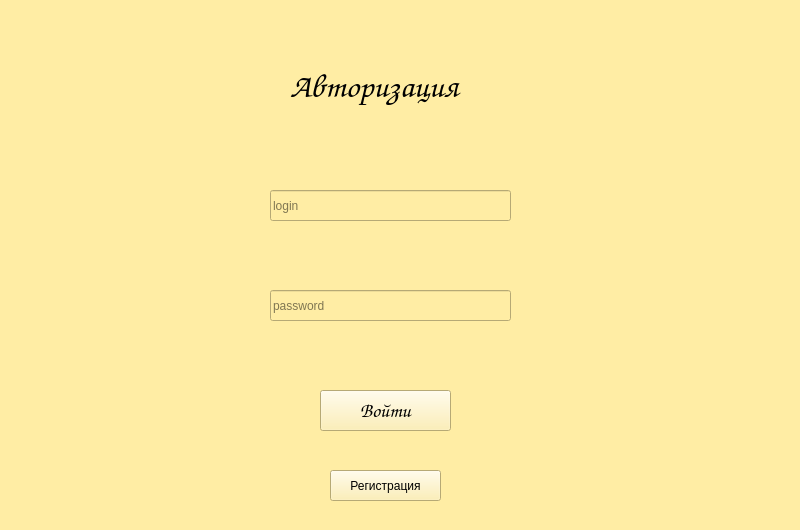
<?xml version="1.0" encoding="UTF-8"?>
<ui version="4.0">
 <class>Form</class>
 <widget class="QWidget" name="Form">
  <property name="enabled">
   <bool>true</bool>
  </property>
  <property name="geometry">
   <rect>
    <x>0</x>
    <y>0</y>
    <width>800</width>
    <height>530</height>
   </rect>
  </property>
  <property name="sizePolicy">
   <sizepolicy hsizetype="Fixed" vsizetype="Fixed">
    <horstretch>0</horstretch>
    <verstretch>0</verstretch>
   </sizepolicy>
  </property>
  <property name="minimumSize">
   <size>
    <width>800</width>
    <height>530</height>
   </size>
  </property>
  <property name="maximumSize">
   <size>
    <width>800</width>
    <height>530</height>
   </size>
  </property>
  <property name="windowTitle">
   <string>Form</string>
  </property>
  <property name="styleSheet">
   <string notr="true">background-color:rgb(255, 237, 164)</string>
  </property>
  <widget class="QLabel" name="label">
   <property name="geometry">
    <rect>
     <x>290</x>
     <y>60</y>
     <width>211</width>
     <height>51</height>
    </rect>
   </property>
   <property name="font">
    <font>
     <family>Comic Sans MS</family>
     <pointsize>25</pointsize>
    </font>
   </property>
   <property name="text">
    <string>Авторизация</string>
   </property>
  </widget>
  <widget class="QLineEdit" name="lineEdit">
   <property name="geometry">
    <rect>
     <x>270</x>
     <y>190</y>
     <width>241</width>
     <height>31</height>
    </rect>
   </property>
   <property name="placeholderText">
    <string>login</string>
   </property>
  </widget>
  <widget class="QLineEdit" name="lineEdit_2">
   <property name="geometry">
    <rect>
     <x>270</x>
     <y>290</y>
     <width>241</width>
     <height>31</height>
    </rect>
   </property>
   <property name="placeholderText">
    <string>password</string>
   </property>
  </widget>
  <widget class="QPushButton" name="pushButton">
   <property name="geometry">
    <rect>
     <x>320</x>
     <y>390</y>
     <width>131</width>
     <height>41</height>
    </rect>
   </property>
   <property name="font">
    <font>
     <family>Comic Sans MS</family>
     <pointsize>15</pointsize>
    </font>
   </property>
   <property name="text">
    <string>Войти</string>
   </property>
  </widget>
  <widget class="QLabel" name="exeption_label">
   <property name="geometry">
    <rect>
     <x>290</x>
     <y>340</y>
     <width>211</width>
     <height>31</height>
    </rect>
   </property>
   <property name="text">
    <string/>
   </property>
  </widget>
  <widget class="QPushButton" name="open_reg_but">
   <property name="geometry">
    <rect>
     <x>330</x>
     <y>470</y>
     <width>111</width>
     <height>31</height>
    </rect>
   </property>
   <property name="text">
    <string>Регистрация</string>
   </property>
  </widget>
 </widget>
 <resources/>
 <connections/>
</ui>
